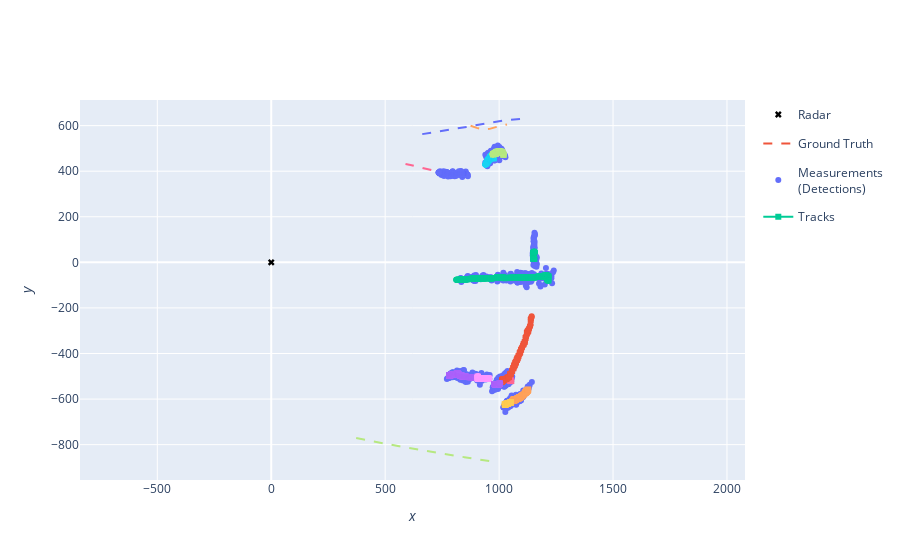

The notebook cell this image was saved under:
### Markdown cell above
## Plot simulation results

### Code cell
from stonesoup.plotter import Plotterly

plotter = Plotterly()
plotter.plot_sensors(radar, "Radar")
plotter.plot_ground_truths(all_truths, [0, 2])
plotter.plot_measurements(all_measurements, [0, 2])
plotter.plot_tracks(all_tracks, [0,2])
plotter.fig
